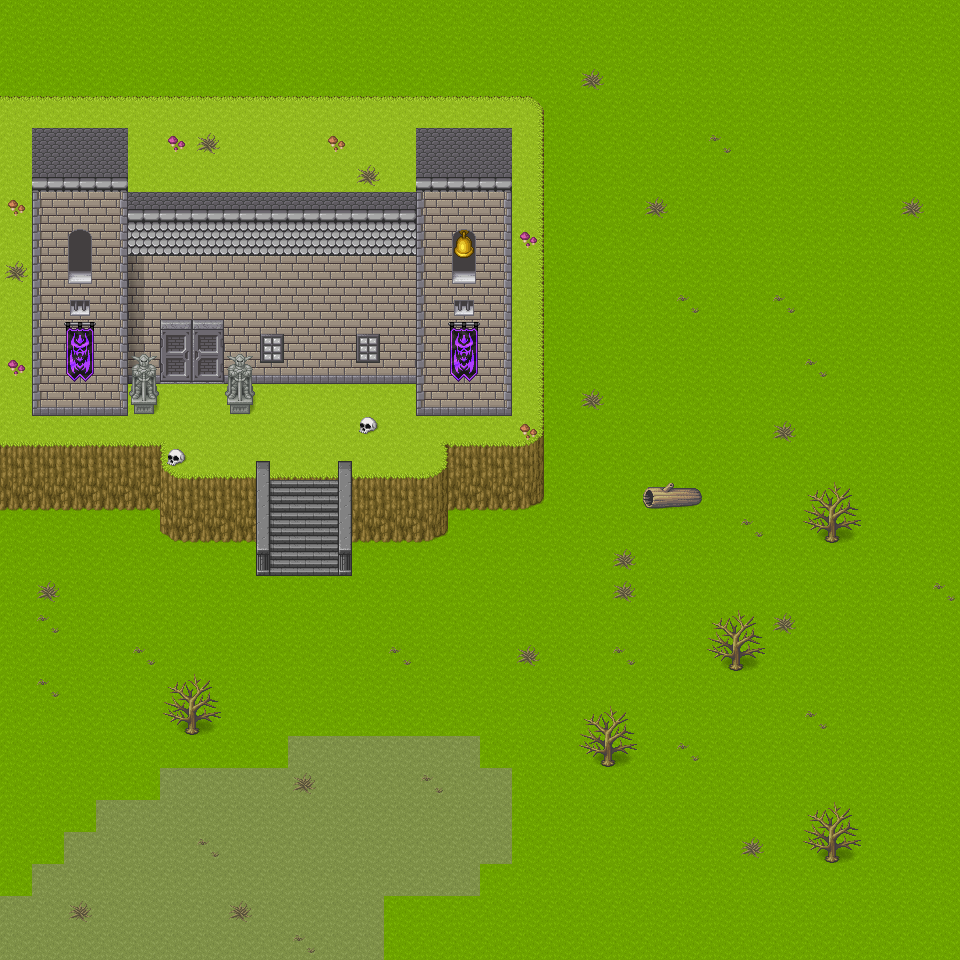

Below is a game level as drawn by its tile map, then a one-line description and the .tmx that defines it (tile-layer data replaced by summaries):
An orthogonal 30x30 tile map with 32x32 px tiles, 9 tile layers (Ground, Beach, Riser, Flowers, ...).

<map version="1.5" tiledversion="1.7.2" orientation="orthogonal" renderorder="right-down" width="30" height="30" tilewidth="32" tileheight="32" infinite="0" nextlayerid="10" nextobjectid="1">
 <tileset firstgid="1" name="Base" tilewidth="32" tileheight="32" tilecount="1064" columns="8">
  <image source="Tilesets/Base.png" width="256" height="4256" />
 </tileset>
 <layer id="2" name="Ground" width="30" height="30">
  <data>[900 cells, 900 non-empty, 2 distinct tile ids]</data>
 </layer>
 <layer id="1" name="Beach" width="30" height="30">
  <data>[900 cells, 0 non-empty, 0 distinct tile ids]</data>
 </layer>
 <layer id="3" name="Riser" width="30" height="30">
  <data>[900 cells, 233 non-empty, 21 distinct tile ids]</data>
 </layer>
 <layer id="4" name="Flowers" width="30" height="30">
  <data>[900 cells, 33 non-empty, 4 distinct tile ids]</data>
 </layer>
 <layer id="5" name="Buildings" width="30" height="30">
  <data>[900 cells, 108 non-empty, 12 distinct tile ids]</data>
 </layer>
 <layer id="6" name="Building Props" width="30" height="30">
  <data>[900 cells, 14 non-empty, 9 distinct tile ids]</data>
 </layer>
 <layer id="7" name="Door" width="30" height="30">
  <data>[900 cells, 4 non-empty, 4 distinct tile ids]</data>
 </layer>
 <layer id="8" name="Door 2" width="30" height="30">
  <data>[900 cells, 2 non-empty, 1 distinct tile ids]</data>
 </layer>
 <layer id="9" name="Props" width="30" height="30">
  <data>[900 cells, 36 non-empty, 13 distinct tile ids]</data>
 </layer>
</map>
